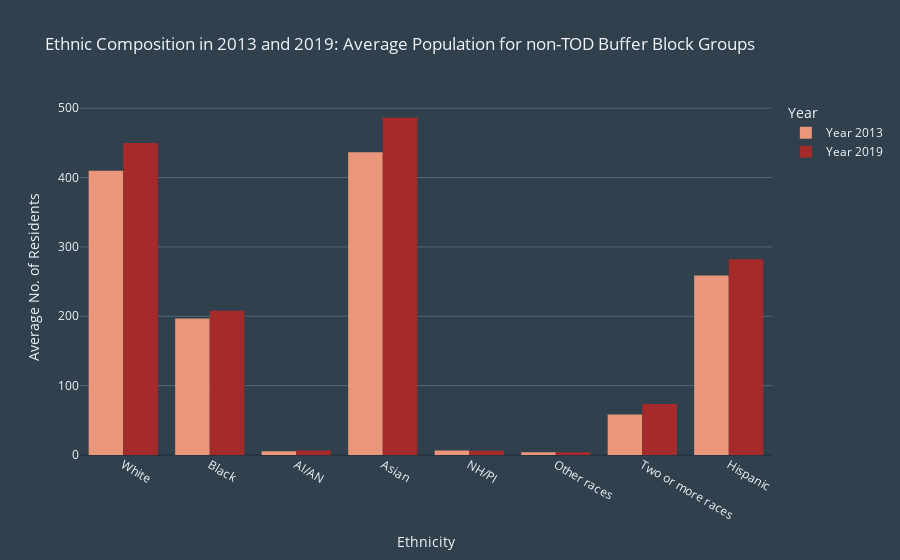

The code cell stored with this chart in its notebook:
### Markdown cell above
### Absolute Values

### Code cell
# a simple bar chart, putting date on the x-axis

fig = px.bar(non_tod_buffer_blockabsolute,
             x='Ethnicity',
             y=['Year 2013', 'Year 2019'],
             barmode='group',
             height=600,
             title="Ethnic Composition in 2013 and 2019: Average Population for non-TOD Buffer Block Groups",
             color_discrete_sequence=["#e9967a","#a52a2a"],
             labels={'Ethnicity':'Ethnicity','value':'Average No. of Residents', 'variable':'Year'}
                     )

# get rid of white lines inside the bars
fig.update_traces(marker_line_width=0)
fig.layout.template = 'custom_dark'

fig.write_html('htmls/non_tod_buffer_block_average_absolute.html')

# show the figure
fig.show()

### Figure 1 — Plotly figure (JSON) as saved in the notebook; plotly's stock layout.template omitted (floating-point values rounded to 4 significant figures)
{"data": [{"alignmentgroup": "True", "hovertemplate": "Year=Year 2013<br>Ethnicity=%{x}<br>Average No. of Residents=%{y}<extra></extra>", "legendgroup": "Year 2013", "marker": {"color": "#e9967a", "line": {"width": 0}, "pattern": {"shape": ""}}, "name": "Year 2013", "offsetgroup": "Year 2013", "orientation": "v", "showlegend": true, "textposition": "auto", "type": "bar", "x": ["White", "Black", "AI/AN", "Asian", "NH/PI", "Other races", "Two or more races", "Hispanic"], "xaxis": "x", "y": [409.7, 196.8, 5.347, 436.3, 6.579, 3.968, 58.38, 258.8], "yaxis": "y"}, {"alignmentgroup": "True", "hovertemplate": "Year=Year 2019<br>Ethnicity=%{x}<br>Average No. of Residents=%{y}<extra></extra>", "legendgroup": "Year 2019", "marker": {"color": "#a52a2a", "line": {"width": 0}, "pattern": {"shape": ""}}, "name": "Year 2019", "offsetgroup": "Year 2019", "orientation": "v", "showlegend": true, "textposition": "auto", "type": "bar", "x": ["White", "Black", "AI/AN", "Asian", "NH/PI", "Other races", "Two or more races", "Hispanic"], "xaxis": "x", "y": [449.9, 207.9, 6.6, 486.2, 6.189, 3.811, 73.41, 282.1], "yaxis": "y"}], "layout": {"autosize": true, "barmode": "group", "legend": {"title": {"text": "Year"}, "tracegroupgap": 0}, "title": {"text": "Ethnic Composition in 2013 and 2019: Average Population for non-TOD Buffer Block Groups"}, "xaxis": {"anchor": "y", "autorange": false, "domain": [0, 1], "range": [-0.5, 7.5], "title": {"text": "Ethnicity"}, "type": "category"}, "yaxis": {"anchor": "x", "autorange": true, "domain": [0, 1], "range": [0, 511.8], "title": {"text": "Average No. of Residents"}, "type": "linear"}}}
